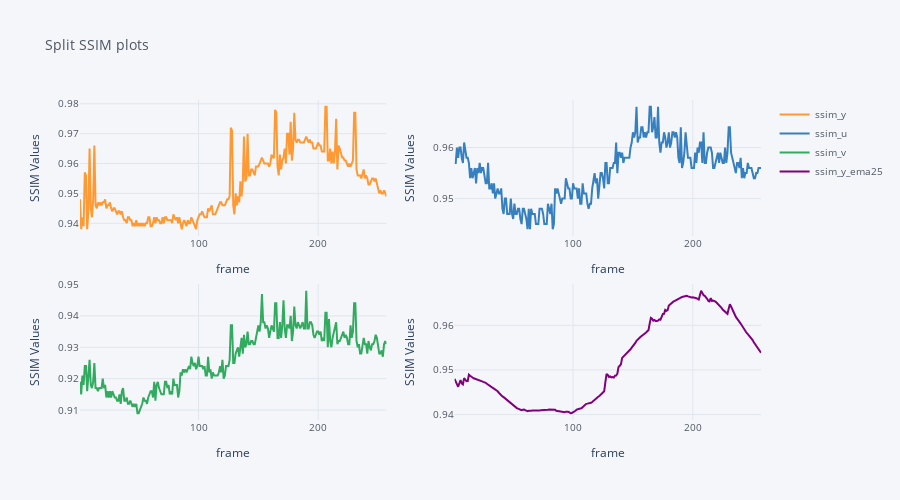

The notebook cell this image was saved under:
### Code cell
fig = df.iplot(y=["ssim_y", "ssim_u", "ssim_v", "ssim_y_ema25"],subplots=True, width=2.0, asFigure=True)
fig.update_layout(
                  title=dict(text="Split SSIM plots", font=dict(size=14)),
                  xaxis_title="frame", yaxis_title="SSIM Values",
                  xaxis2_title="frame", yaxis2_title="SSIM Values",
                  xaxis3_title="frame", yaxis3_title="SSIM Values",
                  xaxis4_title="frame", yaxis4_title="SSIM Values", font=dict(size=10),
                  width=900, height=500
                 )

### Figure 1 — Plotly figure (JSON) as saved in the notebook; plotly's stock layout.template omitted (floating-point values rounded to 4 significant figures; data arrays with more than 128 entries replaced by an {"elided": "..."} marker saying what was removed)
{"data": [{"line": {"color": "rgba(255, 153, 51, 1.0)", "dash": "solid", "shape": "linear", "width": 2}, "mode": "lines", "name": "ssim_y", "text": "", "type": "scatter", "x": {"elided": "257 int values"}, "xaxis": "x", "y": {"elided": "257 float values"}, "yaxis": "y"}, {"line": {"color": "rgba(55, 128, 191, 1.0)", "dash": "solid", "shape": "linear", "width": 2}, "mode": "lines", "name": "ssim_u", "text": "", "type": "scatter", "x": {"elided": "257 int values"}, "xaxis": "x2", "y": {"elided": "257 float values"}, "yaxis": "y2"}, {"line": {"color": "rgba(50, 171, 96, 1.0)", "dash": "solid", "shape": "linear", "width": 2}, "mode": "lines", "name": "ssim_v", "text": "", "type": "scatter", "x": {"elided": "257 int values"}, "xaxis": "x3", "y": {"elided": "257 float values"}, "yaxis": "y3"}, {"line": {"color": "rgba(128, 0, 128, 1.0)", "dash": "solid", "shape": "linear", "width": 2}, "mode": "lines", "name": "ssim_y_ema25", "text": "", "type": "scatter", "x": {"elided": "257 int values"}, "xaxis": "x4", "y": {"elided": "257 float values"}, "yaxis": "y4"}], "layout": {"font": {"size": 10}, "height": 500, "legend": {"bgcolor": "#F5F6F9", "font": {"color": "#4D5663"}}, "paper_bgcolor": "#F5F6F9", "plot_bgcolor": "#F5F6F9", "title": {"font": {"color": "#4D5663", "size": 14}, "text": "Split SSIM plots"}, "width": 900, "xaxis": {"anchor": "y", "autorange": true, "domain": [0, 0.45], "gridcolor": "#E1E5ED", "range": [1, 257], "showgrid": true, "tickfont": {"color": "#4D5663"}, "title": {"text": "frame"}, "type": "linear", "zerolinecolor": "#E1E5ED"}, "xaxis2": {"anchor": "y2", "autorange": true, "domain": [0.55, 1], "gridcolor": "#E1E5ED", "range": [1, 257], "showgrid": true, "tickfont": {"color": "#4D5663"}, "title": {"text": "frame"}, "type": "linear", "zerolinecolor": "#E1E5ED"}, "xaxis3": {"anchor": "y3", "autorange": true, "domain": [0, 0.45], "gridcolor": "#E1E5ED", "range": [1, 257], "showgrid": true, "tickfont": {"color": "#4D5663"}, "title": {"text": "frame"}, "type": "linear", "zerolinecolor": "#E1E5ED"}, "xaxis4": {"anchor": "y4", "autorange": true, "domain": [0.55, 1], "gridcolor": "#E1E5ED", "range": [1, 257], "showgrid": true, "tickfont": {"color": "#4D5663"}, "title": {"text": "frame"}, "type": "linear", "zerolinecolor": "#E1E5ED"}, "yaxis": {"anchor": "x", "autorange": true, "domain": [0.575, 1], "gridcolor": "#E1E5ED", "range": [0.9357, 0.9813], "showgrid": true, "tickfont": {"color": "#4D5663"}, "title": {"text": "SSIM Values"}, "type": "linear", "zerolinecolor": "#E1E5ED"}, "yaxis2": {"anchor": "x2", "autorange": true, "domain": [0.575, 1], "gridcolor": "#E1E5ED", "range": [0.9427, 0.9693], "showgrid": true, "tickfont": {"color": "#4D5663"}, "title": {"text": "SSIM Values"}, "type": "linear", "zerolinecolor": "#E1E5ED"}, "yaxis3": {"anchor": "x3", "autorange": true, "domain": [0, 0.425], "gridcolor": "#E1E5ED", "range": [0.9068, 0.9502], "showgrid": true, "tickfont": {"color": "#4D5663"}, "title": {"text": "SSIM Values"}, "type": "linear", "zerolinecolor": "#E1E5ED"}, "yaxis4": {"anchor": "x4", "autorange": true, "domain": [0, 0.425], "gridcolor": "#E1E5ED", "range": [0.9388, 0.9692], "showgrid": true, "tickfont": {"color": "#4D5663"}, "title": {"text": "SSIM Values"}, "type": "linear", "zerolinecolor": "#E1E5ED"}}}
